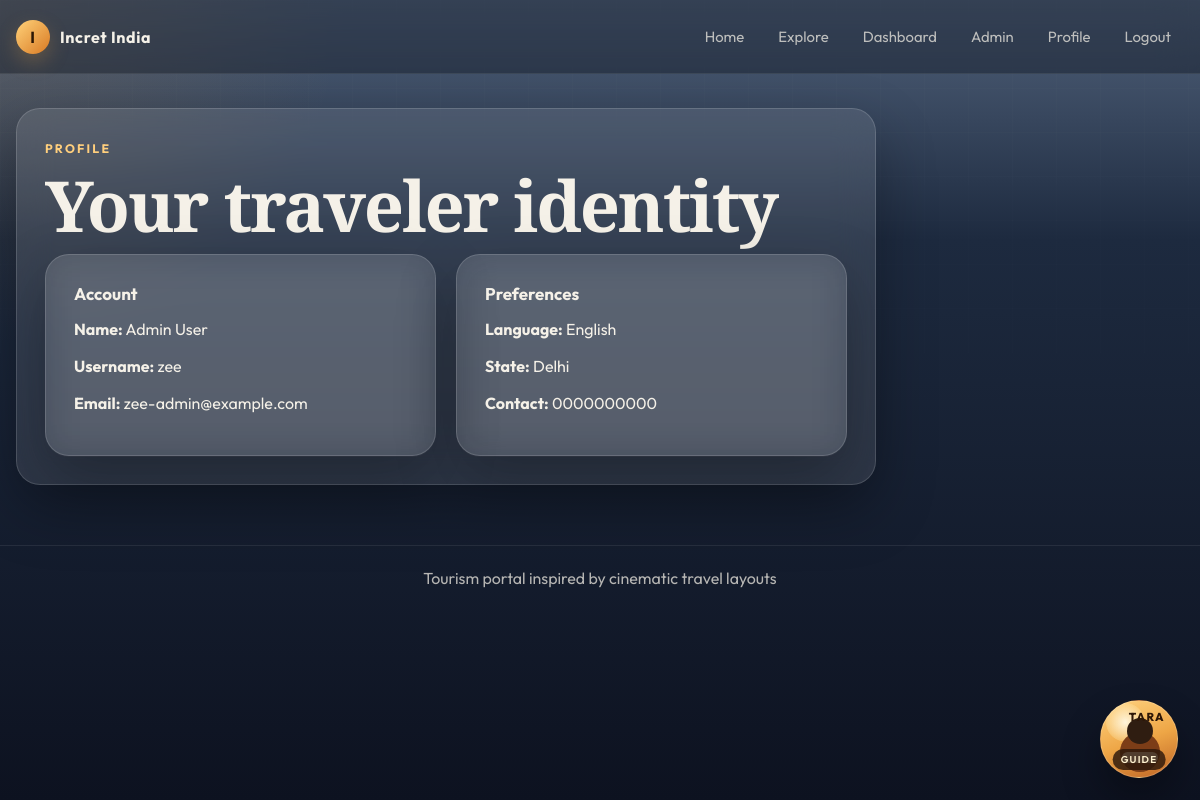
The page /profile (signed in) on the database its author committed.
### app.py (models this page shows, shortened)
class User(UserMixin, db.Model):
    id = db.Column(db.Integer, primary_key=True)
    username = db.Column(db.String(80), unique=True, nullable=False)
    email = db.Column(db.String(120), unique=True, nullable=False)
    password_hash = db.Column(db.String(128), nullable=False)
    name = db.Column(db.String(100))
    language = db.Column(db.String(20), default='english')
    state = db.Column(db.String(50))
    contact = db.Column(db.String(100))
    created_at = db.Column(db.DateTime, default=datetime.utcnow)
    is_admin = db.Column(db.Boolean, default=False)
    reviews = db.relationship('Review', backref='user', lazy=True)
    favorites = db.relationship('Favorite', backref='user', lazy=True)

### app.py (the view)
@app.route('/profile')
@login_required
def profile():
    return render_template('profile.html')

### app.py (called while the page is built)
@login_manager.user_loader
def load_user(user_id):
    return db.session.get(User, int(user_id))

def get_state_label(state_key):
    return STATE_LABELS.get(state_key, state_key.replace('_', ' ').title() if state_key else 'Unknown')

@app.context_processor
def inject_template_helpers():
    return {
        'state_labels': STATE_LABELS,
        'get_state_label': get_state_label,
        'get_average_rating': get_average_rating
    }

### templates/profile.html (shortened to what this page needs)
{% extends "base.html" %}
{% block content %}
<section class="card" style="max-width: 860px;">
    <div class="eyebrow">Profile</div>
    <h1>Your traveler identity</h1>
    <div class="grid two">
        <div class="panel">
            <h3>Account</h3>
            <p><strong>Name:</strong> {{ current_user.name or current_user.username }}</p>
            <p><strong>Username:</strong> {{ current_user.username }}</p>
            <p><strong>Email:</strong> {{ current_user.email }}</p>
        </div>
        <div class="panel">
            <h3>Preferences</h3>
            <p><strong>Language:</strong> {{ current_user.language|title }}</p>
            <p><strong>State:</strong> {{ get_state_label(current_user.state) }}</p>
            <p><strong>Contact:</strong> {{ current_user.contact }}</p>
        </div>
    </div>
</section>
{% endblock %}

### templates/base.html (style rules this page uses)
:root { --bg-top: #51627b; --bg-mid: #1d2a3f; --bg-bottom: #0d1220; --surface: rgba(255, 255, 255, 0.10); --surface-strong: rgba(255, 255, 255, 0.14); --surface-soft: rgba(255, 255, 255, 0.08); --border: rgba(255, 255, 255, 0.15); --text: #f5f1e8; --muted: rgba(245, 241, 232, 0.72); --accent: #f0a33a; --accent-2: #d97a23; --shadow: 0 24px 60px rgba(0, 0, 0, 0.28); --success: #58c88c; --danger: #ef7a7a; --warning: #f2c15c; }
* { box-sizing: border-box; }
body { margin: 0; min-height: 100vh; color: var(--text); font-family: "Outfit", sans-serif; background: radial-gradient(circle at top left, rgba(240, 163, 58, 0.12), transparent 24%), linear-gradient(180deg, var(--bg-top) 0%, var(--bg-mid) 30%, var(--bg-bottom) 100%); overflow-x: hidden; }
body::before { content: ""; position: fixed; inset: 0; pointer-events: none; background: linear-gradient(rgba(255,255,255,0.03) 1px, transparent 1px), linear-gradient(90deg, rgba(255,255,255,0.03) 1px, transparent 1px); background-size: 44px 44px; mask-image: linear-gradient(180deg, rgba(0,0,0,0.45), transparent 75%); }
.hero, .card, .spot-card, .flash, .empty-state, .review-card, .panel { background: var(--surface); border: 1px solid var(--border); border-radius: 24px; backdrop-filter: blur(18px); box-shadow: var(--shadow); }
.hero, .card, .empty-state, .panel { padding: 28px; }
h1, h2, h3 { margin: 0 0 12px; }
h1, h2 { font-family: "Playfair Display", serif; line-height: 1.02; letter-spacing: -0.03em; }
h1 { font-size: clamp(2.5rem, 7vw, 4.4rem); }
h3 { font-size: 1.06rem; }
p { margin: 0 0 10px; line-height: 1.7; }
.eyebrow { display: inline-flex; align-items: center; gap: 8px; margin-bottom: 14px; color: #ffcf7d; font-size: 0.77rem; letter-spacing: 0.18em; text-transform: uppercase; font-weight: 700; }
.grid { display: grid; gap: 20px; }
.grid.two { grid-template-columns: repeat(2, minmax(0, 1fr)); }

### rows shown on the page
User: name "Admin User", username "zee", email "zee-admin@example.com", language "English", state "Delhi", contact "0000000000"
